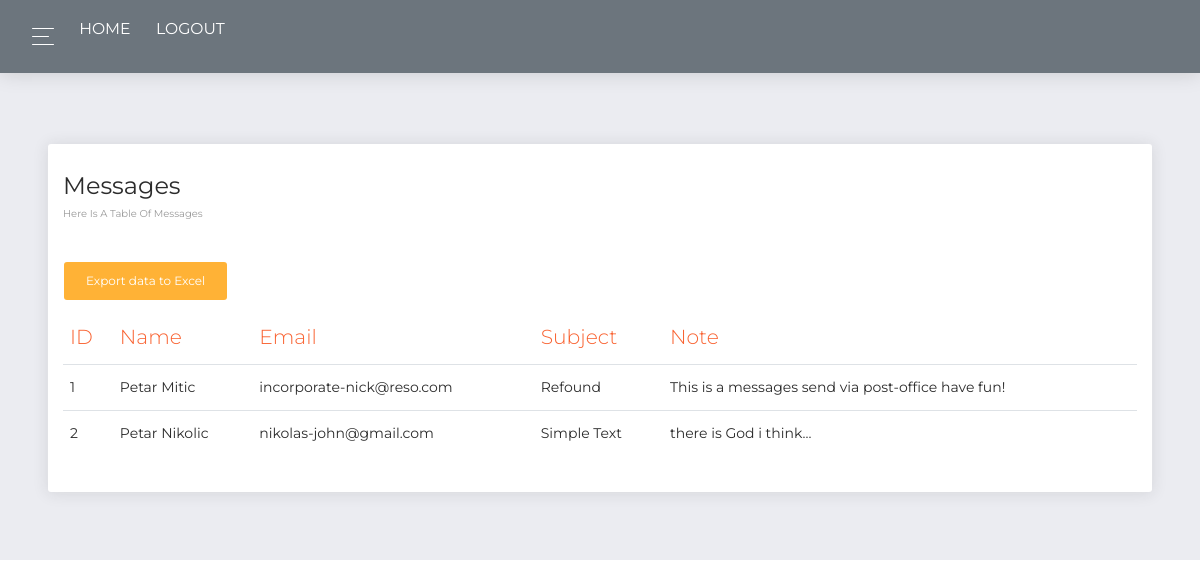
The app's page /admin-panel.php?page=messages (signed in) with its own data.
### tables this page shows
CREATE TABLE `messages` (
  `id` int(11) NOT NULL,
  `name` varchar(50) NOT NULL,
  `email` varchar(50) NOT NULL,
  `subject` varchar(50) NOT NULL,
  `message` varchar(500) NOT NULL
);

### models/functions.php (called while the page is built, shortened)
<?php
function getAllFromTable($table){
    global $conn;
    $rez = $conn->prepare("SELECT * from $table");
    $rez->execute();
    $r = $rez->fetchAll();
   return $r;
}

### views/admin-panel/pages/messages.php (the view)
<div class="content pt-5">
    <div class="row">
      <div class="col-md-12">
        <div class="card">
          <div class="card-header">
            <h4 class="card-title"> Messages</h4>
            <p class="category"> Here is a table of messages</p>
          </div>
          <div class="card-body">
            <div class="table-responsive">
              <table class="table">
                <thead class=" text-primary">
                  <th>ID</th>
                  <th>Name
                  </th>
                  <th>Email
                  </th>
                  <th>Subject
                  </th>
                  <th>Note
                  </th>
                </thead>
                <tbody>
                   <?php
                   $messages = getAllFromTable('messages');
                   foreach ($messages as $m ):?>
                    <tr>
                      <td><?=$m->id?></td>
                      <td><?=$m->name?></td>
                      <td><?=$m->email?></td>
                      <td><?=$m->subject?></td>
                      <td><?=$m->message?></td>
                    </tr>
                    <?php endforeach;
                    ?>
                    <tr>
                      <a href="models/export_to_excel.php"
                       class="btn btn-warning" name="abtn">
                        Export data to Excel</a></tr>
                </tbody>
              </table>
            </div>
          </div>
        </div>
      </div>
    </div>
  </div>

### records on screen
messages: id "1", name "Petar Mitic", email "incorporate-nick@reso.com", subject "Refound", message "This is a messages send via post-office have fun!"
messages: id "2", name "Petar Nikolic", email "nikolas-john@gmail.com", subject "Simple Text", message "there is God i think..."
